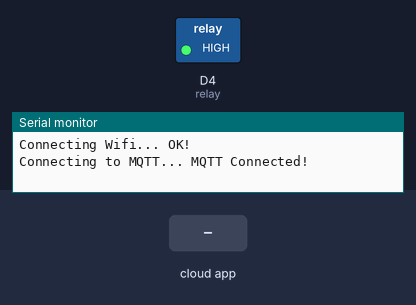
Recording of a program running on a simulated ESP8266 (Wemos D1 mini). On the bench: switched loads named in the program (green lamp = pin HIGH), the last lines printed to the serial monitor. Inputs (shaded band) come from the test bench. WiFi joins after 1.5 s; servers stay silent unless stated; no MQTT or app messages arrive unless stated.

Above: at 2.7 s.
2.8 s: the phone or cloud app sets relay2 to on
At 3.9 s:
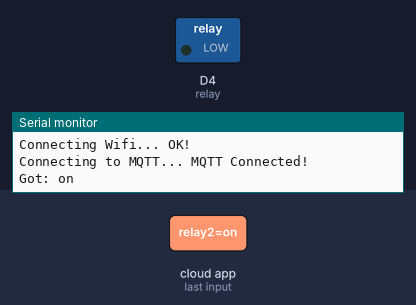
4.3 s: the phone or cloud app sets Relay1 to on
At 4.9 s:
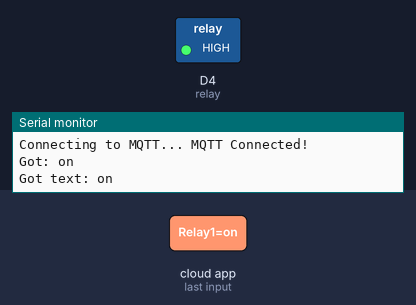
7.3 s: the phone or cloud app sets Relay1 to off
At 8.7 s:
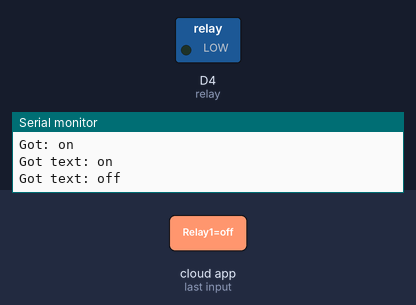
Timing chart, 0 to 9.8 s (numbered marks = the images above; inputs shaded):
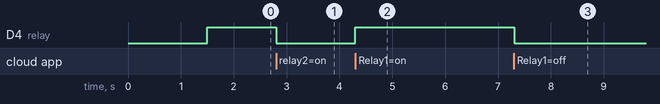

Measured:
- after the input at 2.8 s, D4 (relay): HIGH → LOW at once
- after the input at 4.3 s, D4 (relay): LOW → HIGH at once
- after the input at 7.3 s, D4 (relay): HIGH → LOW at once

The program:

main.cpp
```cpp
#include <ESP8266WiFi.h>
#include "Adafruit_MQTT.h"
#include "Adafruit_MQTT_Client.h"

#define MQTT_NAME  "Murad"
#define MQTT_PASS  "e3a6b8cf188e49bb884f938242dfc949"

#define WIFI_SSID "Keenetic-6756"
#define WIFI_PASS "03403blo"

#define MQTT_SERV "io.adafruit.com"
#define MQTT_PORT 1883
#define relay D4

WiFiClient client;
Adafruit_MQTT_Client mqtt(&client, MQTT_SERV, MQTT_PORT, MQTT_NAME, MQTT_PASS);

Adafruit_MQTT_Subscribe text = Adafruit_MQTT_Subscribe(&mqtt, MQTT_NAME "/feeds/Relay1");
Adafruit_MQTT_Subscribe relay2 = Adafruit_MQTT_Subscribe(&mqtt, MQTT_NAME "/feeds/relay2");


void MQTT_connect();

void setup()
{
  Serial.begin(9600);
  pinMode(LED_BUILTIN, OUTPUT);
  pinMode(relay,1);
  //Connect to WiFi
  Serial.print("\n\nConnecting Wifi... ");
  WiFi.begin(WIFI_SSID, WIFI_PASS);
  while (WiFi.status() != WL_CONNECTED)
  {
    digitalWrite(LED_BUILTIN, 0);
    delay(100);
    digitalWrite(LED_BUILTIN, 1);
  }

  Serial.println("OK!");

  //Subscribe to the onoff topic
  mqtt.subscribe(&relay2);
  mqtt.subscribe(&text);

}

void loop()
{

  MQTT_connect();

  Adafruit_MQTT_Subscribe *subscription;
  while ((subscription = mqtt.readSubscription(5000))) {
    if (subscription == &relay2) {
      Serial.print(F("Got: "));
      Serial.println((char *)relay2.lastread);
      String txt = String((char *)relay2.lastread);
      if(txt=="on")       digitalWrite(LED_BUILTIN, 0);
      else if(txt=="off") digitalWrite(LED_BUILTIN, 1);
      }
    if (subscription == &text) {
      Serial.print(F("Got text: "));
      Serial.println((char *)text.lastread);
      String txt = String((char *)text.lastread);
      if(txt=="on")       digitalWrite(relay, 1);
      else if(txt=="off") digitalWrite(relay, 0);
    }
  }
}


void MQTT_connect()
{
  int8_t ret;
  // Stop if already connected
  if (mqtt.connected())
  {
    return;
  }

  Serial.print("Connecting to MQTT... ");
  uint8_t retries = 3;
  while ((ret = mqtt.connect()) != 0) // connect will return 0 for connected
  {
    Serial.println(mqtt.connectErrorString(ret));
    Serial.println("Retrying MQTT connection in 5 seconds...");
    mqtt.disconnect();
    delay(5000);  // wait 5 seconds
    retries--;
    if (retries == 0)
    {
      // basically die and wait for WDT to reset me
      while (1);
    }
  }
  Serial.println("MQTT Connected!");
}
```
